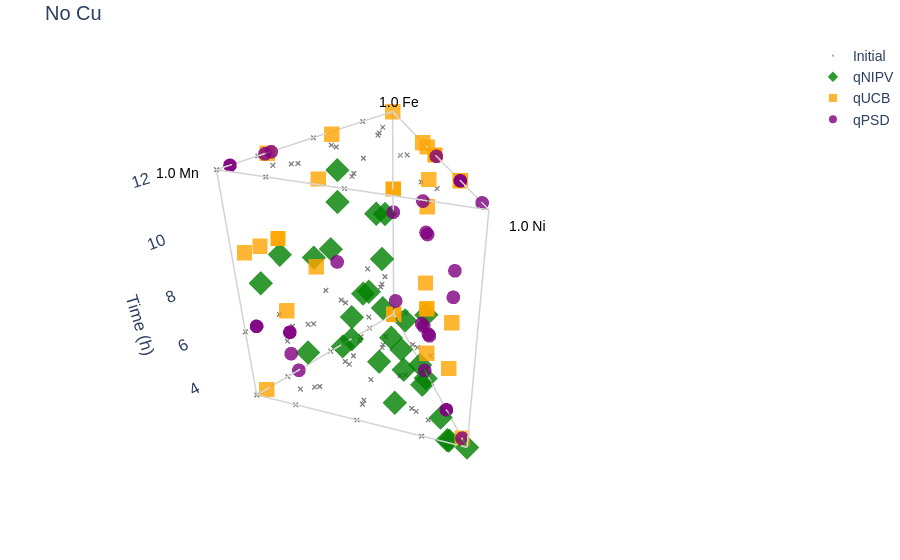
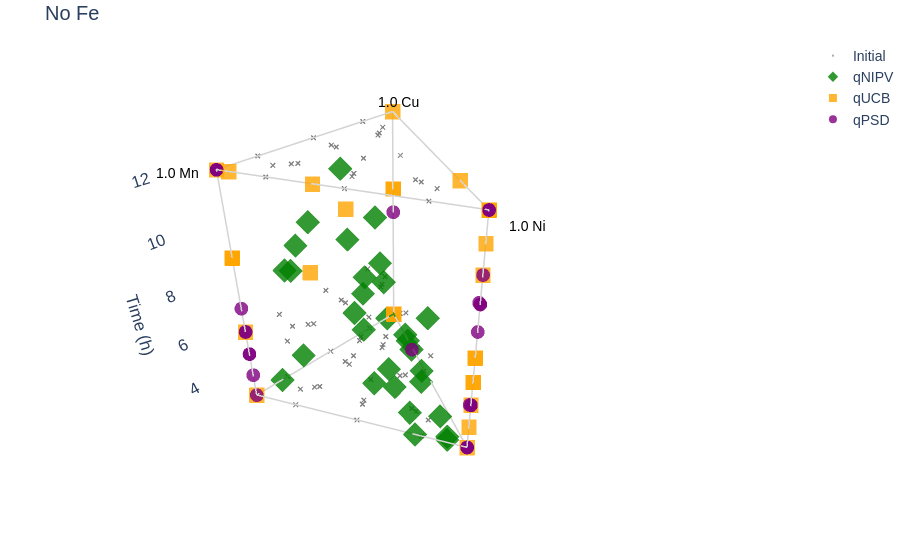
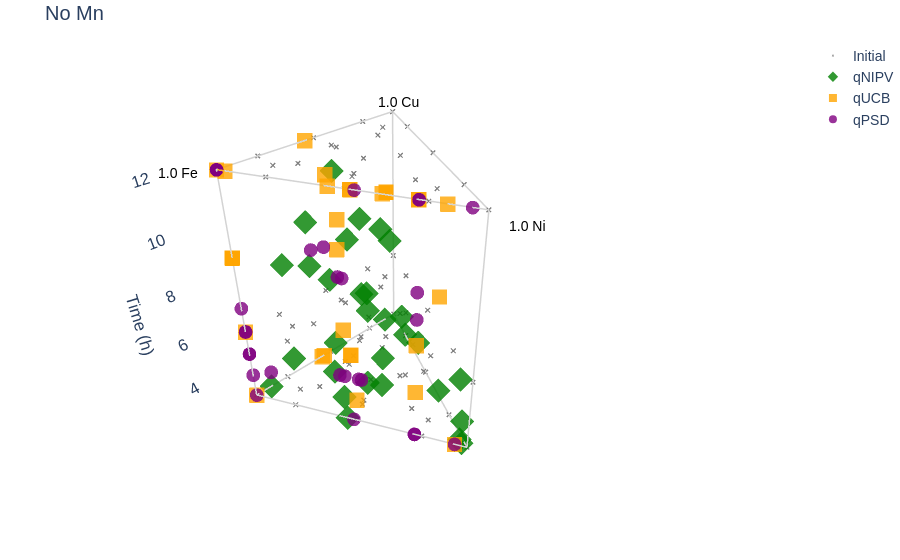
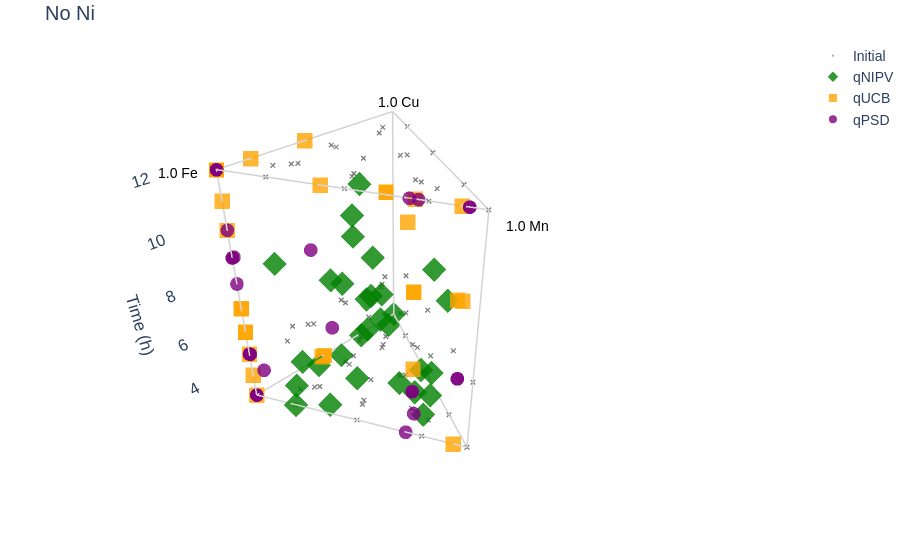

Notebook cell for these charts, in order:
### Code cell
# Prism plot of ternary diagram with Time as z axis value

import numpy as np
import plotly.graph_objects as go

# Set TMs
tms = ["Cu", "Fe", "Mn", "Ni"]

# Set z axis value
z_feature = "Time"
z_label = "Time (h)"

for i in range(len(tms)):

    other_tms = tms.copy()
    other_tms.remove(tms[i]) # removes a TM, length is 3

    # Make a ternary plot (equilateral triangle) in 2D cartesian
    total = combined_df[other_tms[0]] + combined_df[other_tms[1]] + combined_df[other_tms[2]]
    f_tm0 = combined_df[other_tms[0]] / total
    f_tm1 = combined_df[other_tms[1]] / total
    f_tm2 = combined_df[other_tms[2]] / total

    # Barycentric transformations such that tm0 vertex is (0, 0), tm1 vertex is (1, 0), tm2 vertex is (0.5, sqrt(3)/2)
    combined_df['X'] = f_tm1 + 0.5 * f_tm2
    combined_df['Y'] = f_tm2 * (np.sqrt(3) / 2)

    # Original dataset plotted in grey
    initial = combined_df[combined_df["Dataset"] == "initial"]
    qNIPV = combined_df[combined_df["Dataset"] == "qNIPV"]
    qUCB = combined_df[combined_df["Dataset"] == "qUCB"]
    qPSD = combined_df[combined_df["Dataset"] == "qPSD"]
    data = [go.Scatter3d(x=initial['X'], y=initial['Y'], z=initial[z_feature], mode='markers', name='Initial', marker=dict(size=2, color="grey", symbol="x"), opacity=0.8),
            go.Scatter3d(x=qNIPV['X'], y=qNIPV['Y'], z=qNIPV[z_feature], mode='markers', name='qNIPV', marker=dict(color='green', symbol='diamond'), opacity=0.8),
            go.Scatter3d(x=qUCB['X'], y=qUCB['Y'], z=qUCB[z_feature], mode='markers', name='qUCB', marker=dict(color='orange', symbol='square'), opacity=0.8),
            go.Scatter3d(x=qPSD['X'], y=qPSD['Y'], z=qPSD[z_feature], mode='markers', name='qPSD', marker=dict(color='purple', symbol='circle'), opacity=0.8)
    ]

    fig = go.Figure(data)

    # Prism outline using Cartesian coordinates of the 3 corners of the equilateral triangle
    corners = {
        other_tms[0]: (0.0, 0.0),
        other_tms[1]: (1.0, 0.0),
        other_tms[2]: (0.5, np.sqrt(3)/2)
    }
    z_min, z_max = combined_df[z_feature].min(), combined_df[z_feature].max()

    # Vertical wireframe line for each element corner from base to top
    for label, (cx, cy) in corners.items():
        fig.add_trace(go.Scatter3d(
            x=[cx, cx], y=[cy, cy], z=[z_min, z_max],
            mode='lines',
            line=dict(color='lightgray', width=3),
            name=f'{label} Axis Edge',
            showlegend=False
        ))

    # Lines betwen each corner at the base and top
    z_values = (z_min, z_max)
    for z in z_values:
        fig.add_trace(go.Scatter3d(
            x=[corners[other_tms[0]][0], corners[other_tms[1]][0], corners[other_tms[2]][0], corners[other_tms[0]][0]],
            y=[corners[other_tms[0]][1], corners[other_tms[1]][1], corners[other_tms[2]][1], corners[other_tms[0]][1]],
            z=[z, z, z, z],
            mode='lines',
            line=dict(color='lightgray', width=3),
            name='Base',
            showlegend=False
        ))

    # Position of corner labels
    centroid = np.array([0.5, np.sqrt(3)/6])
    scale = 1.25  # 25% larger triangle

    tm0_label = centroid + scale * (corners[other_tms[0]] - centroid)
    tm1_label = centroid + scale * (corners[other_tms[1]] - centroid)
    tm2_label = centroid + scale * (corners[other_tms[2]] - centroid)

    # Hide default 3D grid and add labels
    fig.update_layout(
        font=dict(family="Arial", size=14),
        scene=dict(

            xaxis=dict(showgrid=False, zeroline=False, showticklabels=False, title="", showbackground=False),
            yaxis=dict(showgrid=False, zeroline=False, showticklabels=False, title="", showbackground=False),
            zaxis=dict(title=z_label, showgrid=False, showbackground=False),

            annotations=[
                dict(x=tm0_label[0], y=tm0_label[1], z=z_max, text=f"1.0 {other_tms[0]}", showarrow=False, font=dict(color="black")),
                dict(x=tm1_label[0], y=tm1_label[1], z=z_max, text=f"1.0 {other_tms[1]}", showarrow=False, font=dict(color="black")),
                dict(x=tm2_label[0], y=tm2_label[1], z=z_max, text=f"1.0 {other_tms[2]}", showarrow=False, font=dict(color="black")),
            ]
        ),
        title = f"No {tms[i]}",
        margin=dict(l=0, r=0, b=0, t=40),
    )

    fig.show()

### Figure 1 — Plotly figure (JSON) as saved in the notebook; plotly's stock layout.template omitted (floating-point values rounded to 4 significant figures; data arrays with more than 128 entries replaced by an {"elided": "..."} marker saying what was removed)
{"data": [{"marker": {"color": "grey", "size": 2, "symbol": "x"}, "mode": "markers", "name": "Initial", "opacity": 0.8, "type": "scatter3d", "x": {"elided": "263 float values"}, "y": {"elided": "263 float values"}, "z": {"elided": "263 float values"}}, {"marker": {"color": "green", "symbol": "diamond"}, "mode": "markers", "name": "qNIPV", "opacity": 0.8, "type": "scatter3d", "x": [0.4554, 0.523, 0.5803, 0.2863, 0.4241, 0.5144, 0.4886, 0.2134, 0.5286, 0.3261, 0.3449, 0.5005, 0.5329, 0.6073, 0.9202, 0.4977, 0.4234, 0.6314, 0.4423, 0.32, 0.1356, 0.227, 0.8351, 0.2326, 0.693, 0.5595, 0.5492, 0.3349, 0.4776, 0.2945], "y": [0.08631, 0.5244, 0.6562, 0.4608, 0.01207, 0.2695, 0.1106, 0.01371, 0.7889, 0.3347, 0.0, 0.8651, 0.7814, 0.05703, 0.06201, 0.05482, 0.5589, 0.5601, 0.2952, 0.3463, 0.03952, 0.1246, 0.1096, 0.1541, 0.04817, 0.2351, 0.7514, 0.478, 0.3244, 0.2394], "z": [11.0, 7.0, 6.0, 3.0, 3.0, 7.0, 10.0, 5.0, 3.0, 4.0, 3.0, 3.0, 3.0, 8.0, 8.0, 8.0, 7.0, 4.0, 10.0, 3.0, 4.0, 7.0, 9.0, 9.0, 4.0, 6.0, 4.0, 3.0, 4.0, 4.0]}, {"marker": {"color": "orange", "symbol": "square"}, "mode": "markers", "name": "qUCB", "opacity": 0.8, "type": "scatter3d", "x": [0.0, 0.2437, 0.2596, 0.7524, 0.853, 0.0, 0.7836, 0.9364, 0.7546, 0.2318, 0.2304, 0.9388, 0.7642, 0.2597, 0.0, 0.3821, 0.2177, 0.0, 0.4106, 0.7526, 0.2442, 0.7528, 0.1936, 0.3829, 0.0, 0.382, 0.2524, 0.2276, 0.3834, 0.4726], "y": [0.0, 0.4221, 0.4496, 0.0, 0.0, 0.0, 0.277, 0.0, 0.0, 0.4015, 0.3991, 0.0, 0.3103, 0.4499, 0.0, 0.6617, 0.3772, 0.0, 0.01819, 0.0, 0.4229, 0.0, 0.3353, 0.6631, 0.0, 0.6616, 0.4371, 0.3942, 0.6641, 0.8186], "z": [3.0, 6.0, 12.0, 12.0, 9.0, 9.0, 9.0, 9.0, 6.0, 11.0, 7.0, 3.0, 12.0, 12.0, 3.0, 12.0, 12.0, 9.0, 12.0, 9.0, 6.0, 9.0, 12.0, 5.0, 12.0, 12.0, 4.0, 10.0, 7.0, 3.0]}, {"marker": {"color": "purple", "symbol": "circle"}, "mode": "markers", "name": "qPSD", "opacity": 0.8, "type": "scatter3d", "x": [0.3829, 0.753, 0.2247, 0.3831, 0.9368, 0.3833, 0.2586, 0.03232, 0.0, 0.9368, 0.2339, 0.2425, 0.2273, 0.2674, 0.265, 0.9368, 0.7529, 0.2014, 0.413, 0.4727, 0.3832, 0.7641, 0.3831, 0.732, 0.7618, 0.3827, 0.9368, 0.218, 0.7266, 0.4733], "y": [0.6631, 0.0, 0.3892, 0.6635, 0.0, 0.6639, 0.448, 0.0419, 0.0, 0.0, 0.4051, 0.42, 0.3938, 0.4632, 0.459, 0.0, 0.0, 0.3488, 0.0, 0.8187, 0.6637, 0.0, 0.6635, 0.0, 0.0, 0.6629, 0.0, 0.3733, 0.0, 0.8199], "z": [12.0, 5.0, 9.0, 9.0, 12.0, 3.0, 5.0, 4.0, 8.0, 6.0, 9.0, 3.0, 5.0, 12.0, 5.0, 6.0, 5.0, 10.0, 7.0, 3.0, 8.0, 12.0, 3.0, 12.0, 4.0, 12.0, 12.0, 5.0, 3.0, 12.0]}, {"line": {"color": "lightgray", "width": 3}, "mode": "lines", "name": "Fe Axis Edge", "showlegend": false, "type": "scatter3d", "x": [0, 0], "y": [0, 0], "z": [3, 12]}, {"line": {"color": "lightgray", "width": 3}, "mode": "lines", "name": "Mn Axis Edge", "showlegend": false, "type": "scatter3d", "x": [1, 1], "y": [0, 0], "z": [3, 12]}, {"line": {"color": "lightgray", "width": 3}, "mode": "lines", "name": "Ni Axis Edge", "showlegend": false, "type": "scatter3d", "x": [0.5, 0.5], "y": [0.866, 0.866], "z": [3, 12]}, {"line": {"color": "lightgray", "width": 3}, "mode": "lines", "name": "Base", "showlegend": false, "type": "scatter3d", "x": [0, 1, 0.5, 0], "y": [0, 0, 0.866, 0], "z": [3, 3, 3, 3]}, {"line": {"color": "lightgray", "width": 3}, "mode": "lines", "name": "Base", "showlegend": false, "type": "scatter3d", "x": [0, 1, 0.5, 0], "y": [0, 0, 0.866, 0], "z": [12, 12, 12, 12]}], "layout": {"font": {"family": "Arial", "size": 14}, "margin": {"b": 0, "l": 0, "r": 0, "t": 40}, "scene": {"annotations": [{"font": {"color": "black"}, "showarrow": false, "text": "1.0 Fe", "x": -0.125, "y": -0.07217, "z": 12}, {"font": {"color": "black"}, "showarrow": false, "text": "1.0 Mn", "x": 1.125, "y": -0.07217, "z": 12}, {"font": {"color": "black"}, "showarrow": false, "text": "1.0 Ni", "x": 0.5, "y": 1.01, "z": 12}], "xaxis": {"showbackground": false, "showgrid": false, "showticklabels": false, "title": {"text": ""}, "zeroline": false}, "yaxis": {"showbackground": false, "showgrid": false, "showticklabels": false, "title": {"text": ""}, "zeroline": false}, "zaxis": {"showbackground": false, "showgrid": false, "title": {"text": "Time (h)"}}}, "title": {"text": "No Cu"}}}

### Figure 2 — Plotly figure (JSON) as saved in the notebook; plotly's stock layout.template omitted (floating-point values rounded to 4 significant figures; data arrays with more than 128 entries replaced by an {"elided": "..."} marker saying what was removed)
{"data": [{"marker": {"color": "grey", "size": 2, "symbol": "x"}, "mode": "markers", "name": "Initial", "opacity": 0.8, "type": "scatter3d", "x": {"elided": "263 float values"}, "y": {"elided": "263 float values"}, "z": {"elided": "263 float values"}}, {"marker": {"color": "green", "symbol": "diamond"}, "mode": "markers", "name": "qNIPV", "opacity": 0.8, "type": "scatter3d", "x": [0.4355, 0.6199, 0.605, 0.1674, 0.05915, 0.5148, 0.7099, 0.08702, 0.5159, 0.6279, 0.8366, 0.09505, 0.5317, 0.7596, 0.7785, 0.3763, 0.4377, 0.5547, 0.4714, 0.6155, 0.3519, 0.2644, 0.7371, 0.6923, 0.7243, 0.527, 0.5447, 0.3238, 0.6078, 0.4826], "y": [0.08255, 0.6217, 0.6842, 0.2693, 0.001683, 0.2697, 0.1606, 0.005591, 0.77, 0.6444, 0.0, 0.1643, 0.7797, 0.07132, 0.05246, 0.04145, 0.5777, 0.492, 0.3147, 0.666, 0.1026, 0.1452, 0.09673, 0.4586, 0.05034, 0.2215, 0.7453, 0.4622, 0.4129, 0.3924], "z": [11.0, 7.0, 6.0, 3.0, 3.0, 7.0, 10.0, 5.0, 3.0, 4.0, 3.0, 3.0, 3.0, 8.0, 8.0, 8.0, 7.0, 4.0, 10.0, 3.0, 4.0, 7.0, 9.0, 9.0, 4.0, 6.0, 4.0, 3.0, 4.0, 4.0]}, {"marker": {"color": "orange", "symbol": "square"}, "mode": "markers", "name": "qUCB", "opacity": 0.8, "type": "scatter3d", "x": [0.0, 0.5, 0.5, 1.0, 0.3359, 0.0, 0.8305, 1.0, 1.0, 0.5, 0.5, 1.0, 0.8101, 0.5, 0.0, 0.5, 0.5, 0.0, 0.9751, 1.0, 0.5, 1.0, 0.3818, 0.5, 0.0, 0.5, 0.5, 0.5, 0.5, 0.5], "y": [0.0, 0.866, 0.866, 0.0, 0.0, 0.0, 0.2936, 0.0, 0.0, 0.866, 0.866, 0.0, 0.3289, 0.866, 0.0, 0.866, 0.866, 0.0, 0.04319, 0.0, 0.866, 0.0, 0.6613, 0.866, 0.0, 0.866, 0.866, 0.866, 0.866, 0.866], "z": [3.0, 6.0, 12.0, 12.0, 9.0, 9.0, 9.0, 9.0, 6.0, 11.0, 7.0, 3.0, 12.0, 12.0, 3.0, 12.0, 12.0, 9.0, 12.0, 9.0, 6.0, 9.0, 12.0, 5.0, 12.0, 12.0, 4.0, 10.0, 7.0, 3.0]}, {"marker": {"color": "purple", "symbol": "circle"}, "mode": "markers", "name": "qPSD", "opacity": 0.8, "type": "scatter3d", "x": [0.5, 1.0, 0.4947, 0.5, 1.0, 0.5, 0.5, 0.2865, 0.0, 1.0, 0.5, 0.5, 0.5, 0.5, 0.5, 1.0, 1.0, 0.5, 1.0, 0.5, 0.5, 1.0, 0.5, 1.0, 1.0, 0.5, 1.0, 0.5028, 1.0, 0.5], "y": [0.866, 0.0, 0.8568, 0.866, 0.0, 0.866, 0.866, 0.3714, 0.0, 0.0, 0.866, 0.866, 0.866, 0.866, 0.866, 0.0, 0.0, 0.866, 0.0, 0.866, 0.866, 0.0, 0.866, 0.0, 0.0, 0.866, 0.0, 0.8608, 0.0, 0.866], "z": [12.0, 5.0, 9.0, 9.0, 12.0, 3.0, 5.0, 4.0, 8.0, 6.0, 9.0, 3.0, 5.0, 12.0, 5.0, 6.0, 5.0, 10.0, 7.0, 3.0, 8.0, 12.0, 3.0, 12.0, 4.0, 12.0, 12.0, 5.0, 3.0, 12.0]}, {"line": {"color": "lightgray", "width": 3}, "mode": "lines", "name": "Cu Axis Edge", "showlegend": false, "type": "scatter3d", "x": [0, 0], "y": [0, 0], "z": [3, 12]}, {"line": {"color": "lightgray", "width": 3}, "mode": "lines", "name": "Mn Axis Edge", "showlegend": false, "type": "scatter3d", "x": [1, 1], "y": [0, 0], "z": [3, 12]}, {"line": {"color": "lightgray", "width": 3}, "mode": "lines", "name": "Ni Axis Edge", "showlegend": false, "type": "scatter3d", "x": [0.5, 0.5], "y": [0.866, 0.866], "z": [3, 12]}, {"line": {"color": "lightgray", "width": 3}, "mode": "lines", "name": "Base", "showlegend": false, "type": "scatter3d", "x": [0, 1, 0.5, 0], "y": [0, 0, 0.866, 0], "z": [3, 3, 3, 3]}, {"line": {"color": "lightgray", "width": 3}, "mode": "lines", "name": "Base", "showlegend": false, "type": "scatter3d", "x": [0, 1, 0.5, 0], "y": [0, 0, 0.866, 0], "z": [12, 12, 12, 12]}], "layout": {"font": {"family": "Arial", "size": 14}, "margin": {"b": 0, "l": 0, "r": 0, "t": 40}, "scene": {"annotations": [{"font": {"color": "black"}, "showarrow": false, "text": "1.0 Cu", "x": -0.125, "y": -0.07217, "z": 12}, {"font": {"color": "black"}, "showarrow": false, "text": "1.0 Mn", "x": 1.125, "y": -0.07217, "z": 12}, {"font": {"color": "black"}, "showarrow": false, "text": "1.0 Ni", "x": 0.5, "y": 1.01, "z": 12}], "xaxis": {"showbackground": false, "showgrid": false, "showticklabels": false, "title": {"text": ""}, "zeroline": false}, "yaxis": {"showbackground": false, "showgrid": false, "showticklabels": false, "title": {"text": ""}, "zeroline": false}, "zaxis": {"showbackground": false, "showgrid": false, "title": {"text": "Time (h)"}}}, "title": {"text": "No Fe"}}}

### Figure 3 — Plotly figure (JSON) as saved in the notebook; plotly's stock layout.template omitted (floating-point values rounded to 4 significant figures; data arrays with more than 128 entries replaced by an {"elided": "..."} marker saying what was removed)
{"data": [{"marker": {"color": "grey", "size": 2, "symbol": "x"}, "mode": "markers", "name": "Initial", "opacity": 0.8, "type": "scatter3d", "x": {"elided": "263 float values"}, "y": {"elided": "263 float values"}, "z": {"elided": "263 float values"}}, {"marker": {"color": "green", "symbol": "diamond"}, "mode": "markers", "name": "qNIPV", "opacity": 0.8, "type": "scatter3d", "x": [0.4799, 0.5981, 0.5256, 0.3338, 0.07864, 0.5004, 0.7192, 0.26, 0.4873, 0.7771, 0.9068, 0.09487, 0.4989, 0.6714, 0.2337, 0.3785, 0.5146, 0.421, 0.5293, 0.7728, 0.7759, 0.5505, 0.3563, 0.8813, 0.5379, 0.4673, 0.4955, 0.4874, 0.629, 0.6909], "y": [0.07606, 0.6575, 0.8217, 0.2155, 0.001648, 0.2777, 0.1555, 0.004532, 0.8155, 0.386, 0.0, 0.1643, 0.8345, 0.0975, 0.1815, 0.04131, 0.4988, 0.6397, 0.2802, 0.3935, 0.03548, 0.08876, 0.2368, 0.177, 0.08439, 0.2495, 0.8258, 0.3503, 0.3906, 0.2345], "z": [11.0, 7.0, 6.0, 3.0, 3.0, 7.0, 10.0, 5.0, 3.0, 4.0, 3.0, 3.0, 3.0, 8.0, 8.0, 8.0, 7.0, 4.0, 10.0, 3.0, 4.0, 7.0, 9.0, 9.0, 4.0, 6.0, 4.0, 3.0, 4.0, 4.0]}, {"marker": {"color": "orange", "symbol": "square"}, "mode": "markers", "name": "qUCB", "opacity": 0.8, "type": "scatter3d", "x": [0.5639, 0.7563, 0.7405, 1.0, 0.08015, 0.0534, 0.5751, 1.0, 1.0, 0.7682, 0.7696, 1.0, 0.5682, 0.7402, 0.5497, 0.6179, 0.7823, 0.0534, 0.9825, 1.0, 0.7559, 1.0, 0.7202, 0.6172, 0.5501, 0.618, 0.7477, 0.7724, 0.6166, 0.5274], "y": [0.0, 0.4221, 0.4496, 0.0, 0.0, 0.0, 0.736, 0.0, 0.0, 0.4015, 0.3991, 0.0, 0.7479, 0.4499, 0.0, 0.6617, 0.3772, 0.0, 0.03032, 0.0, 0.4229, 0.0, 0.2994, 0.6631, 0.0, 0.6616, 0.4371, 0.3942, 0.6641, 0.8186], "z": [3.0, 6.0, 12.0, 12.0, 9.0, 9.0, 9.0, 9.0, 6.0, 11.0, 7.0, 3.0, 12.0, 12.0, 3.0, 12.0, 12.0, 9.0, 12.0, 9.0, 6.0, 9.0, 12.0, 5.0, 12.0, 12.0, 4.0, 10.0, 7.0, 3.0]}, {"marker": {"color": "purple", "symbol": "circle"}, "mode": "markers", "name": "qPSD", "opacity": 0.8, "type": "scatter3d", "x": [0.6172, 1.0, 0.7716, 0.6169, 1.0, 0.6167, 0.7413, 0.9232, 0.5734, 1.0, 0.7661, 0.7575, 0.7727, 0.7326, 0.735, 1.0, 1.0, 0.7986, 1.0, 0.5273, 0.6168, 1.0, 0.6169, 1.0, 1.0, 0.6172, 1.0, 0.7839, 1.0, 0.5266], "y": [0.6631, 0.0, 0.3874, 0.6635, 0.0, 0.6639, 0.448, 0.03997, 0.0, 0.0, 0.4051, 0.42, 0.3938, 0.4632, 0.459, 0.0, 0.0, 0.3488, 0.0, 0.8187, 0.6637, 0.0, 0.6635, 0.0, 0.0, 0.6629, 0.0, 0.3742, 0.0, 0.8199], "z": [12.0, 5.0, 9.0, 9.0, 12.0, 3.0, 5.0, 4.0, 8.0, 6.0, 9.0, 3.0, 5.0, 12.0, 5.0, 6.0, 5.0, 10.0, 7.0, 3.0, 8.0, 12.0, 3.0, 12.0, 4.0, 12.0, 12.0, 5.0, 3.0, 12.0]}, {"line": {"color": "lightgray", "width": 3}, "mode": "lines", "name": "Cu Axis Edge", "showlegend": false, "type": "scatter3d", "x": [0, 0], "y": [0, 0], "z": [3, 12]}, {"line": {"color": "lightgray", "width": 3}, "mode": "lines", "name": "Fe Axis Edge", "showlegend": false, "type": "scatter3d", "x": [1, 1], "y": [0, 0], "z": [3, 12]}, {"line": {"color": "lightgray", "width": 3}, "mode": "lines", "name": "Ni Axis Edge", "showlegend": false, "type": "scatter3d", "x": [0.5, 0.5], "y": [0.866, 0.866], "z": [3, 12]}, {"line": {"color": "lightgray", "width": 3}, "mode": "lines", "name": "Base", "showlegend": false, "type": "scatter3d", "x": [0, 1, 0.5, 0], "y": [0, 0, 0.866, 0], "z": [3, 3, 3, 3]}, {"line": {"color": "lightgray", "width": 3}, "mode": "lines", "name": "Base", "showlegend": false, "type": "scatter3d", "x": [0, 1, 0.5, 0], "y": [0, 0, 0.866, 0], "z": [12, 12, 12, 12]}], "layout": {"font": {"family": "Arial", "size": 14}, "margin": {"b": 0, "l": 0, "r": 0, "t": 40}, "scene": {"annotations": [{"font": {"color": "black"}, "showarrow": false, "text": "1.0 Cu", "x": -0.125, "y": -0.07217, "z": 12}, {"font": {"color": "black"}, "showarrow": false, "text": "1.0 Fe", "x": 1.125, "y": -0.07217, "z": 12}, {"font": {"color": "black"}, "showarrow": false, "text": "1.0 Ni", "x": 0.5, "y": 1.01, "z": 12}], "xaxis": {"showbackground": false, "showgrid": false, "showticklabels": false, "title": {"text": ""}, "zeroline": false}, "yaxis": {"showbackground": false, "showgrid": false, "showticklabels": false, "title": {"text": ""}, "zeroline": false}, "zaxis": {"showbackground": false, "showgrid": false, "title": {"text": "Time (h)"}}}, "title": {"text": "No Mn"}}}

### Figure 4 — Plotly figure (JSON) as saved in the notebook; plotly's stock layout.template omitted (floating-point values rounded to 4 significant figures; data arrays with more than 128 entries replaced by an {"elided": "..."} marker saying what was removed)
{"data": [{"marker": {"color": "grey", "size": 2, "symbol": "x"}, "mode": "markers", "name": "Initial", "opacity": 0.8, "type": "scatter3d", "x": {"elided": "263 float values"}, "y": {"elided": "263 float values"}, "z": {"elided": "263 float values"}}, {"marker": {"color": "green", "symbol": "diamond"}, "mode": "markers", "name": "qNIPV", "opacity": 0.8, "type": "scatter3d", "x": [0.4842, 0.6898, 0.5844, 0.2815, 0.1006, 0.5004, 0.6546, 0.2741, 0.4052, 0.8917, 0.7753, 0.0001234, 0.4908, 0.5917, 0.4212, 0.4068, 0.5283, 0.3711, 0.5314, 0.8999, 0.7602, 0.5501, 0.44, 0.8969, 0.5183, 0.4719, 0.474, 0.4803, 0.6435, 0.7163], "y": [0.2438, 0.4625, 0.7198, 0.0108, 0.04676, 0.3052, 0.3649, 0.05535, 0.489, 0.1876, 0.2798, 0.0002138, 0.6111, 0.455, 0.6635, 0.2333, 0.1515, 0.497, 0.2391, 0.1733, 0.08266, 0.09484, 0.6033, 0.1487, 0.4881, 0.3352, 0.6339, 0.05856, 0.3369, 0.1502], "z": [11.0, 7.0, 6.0, 3.0, 3.0, 7.0, 10.0, 5.0, 3.0, 4.0, 3.0, 3.0, 3.0, 8.0, 8.0, 8.0, 7.0, 4.0, 10.0, 3.0, 4.0, 7.0, 9.0, 9.0, 4.0, 6.0, 4.0, 3.0, 4.0, 4.0]}, {"marker": {"color": "orange", "symbol": "square"}, "mode": "markers", "name": "qUCB", "opacity": 0.8, "type": "scatter3d", "x": [0.5639, 1.0, 1.0, 0.6238, 0.2135, 0.0534, 0.5415, 0.5318, 0.6227, 1.0, 1.0, 0.5306, 0.5441, 1.0, 0.5497, 1.0, 1.0, 0.0534, 0.7957, 0.6237, 1.0, 0.6236, 0.8365, 1.0, 0.5501, 1.0, 1.0, 1.0, 1.0, 1.0], "y": [0.0, 0.0, 0.0, 0.6516, 0.275, 0.0, 0.7941, 0.8109, 0.6535, 0.0, 0.0, 0.813, 0.7896, 0.0, 0.0, 0.0, 0.0, 0.0, 0.3539, 0.6518, 0.0, 0.6519, 0.0, 0.0, 0.0, 0.0, 0.0, 0.0, 0.0, 0.0], "z": [3.0, 6.0, 12.0, 12.0, 9.0, 9.0, 9.0, 9.0, 6.0, 11.0, 7.0, 3.0, 12.0, 12.0, 3.0, 12.0, 12.0, 9.0, 12.0, 9.0, 6.0, 9.0, 12.0, 5.0, 12.0, 12.0, 4.0, 10.0, 7.0, 3.0]}, {"marker": {"color": "purple", "symbol": "circle"}, "mode": "markers", "name": "qPSD", "opacity": 0.8, "type": "scatter3d", "x": [1.0, 0.6235, 0.9913, 1.0, 0.5316, 1.0, 1.0, 0.9401, 0.5734, 0.5316, 1.0, 1.0, 1.0, 1.0, 1.0, 0.5316, 0.6236, 1.0, 0.7935, 1.0, 1.0, 0.6179, 1.0, 0.634, 0.6191, 1.0, 0.5316, 0.9976, 0.6367, 1.0], "y": [0.0, 0.6521, 0.0, 0.0, 0.8113, 0.0, 0.0, 0.006988, 0.0, 0.8113, 0.0, 0.0, 0.0, 0.0, 0.0, 0.8113, 0.652, 0.0, 0.3577, 0.0, 0.0, 0.6617, 0.0, 0.6339, 0.6597, 0.0, 0.8113, 0.003805, 0.6293, 0.0], "z": [12.0, 5.0, 9.0, 9.0, 12.0, 3.0, 5.0, 4.0, 8.0, 6.0, 9.0, 3.0, 5.0, 12.0, 5.0, 6.0, 5.0, 10.0, 7.0, 3.0, 8.0, 12.0, 3.0, 12.0, 4.0, 12.0, 12.0, 5.0, 3.0, 12.0]}, {"line": {"color": "lightgray", "width": 3}, "mode": "lines", "name": "Cu Axis Edge", "showlegend": false, "type": "scatter3d", "x": [0, 0], "y": [0, 0], "z": [3, 12]}, {"line": {"color": "lightgray", "width": 3}, "mode": "lines", "name": "Fe Axis Edge", "showlegend": false, "type": "scatter3d", "x": [1, 1], "y": [0, 0], "z": [3, 12]}, {"line": {"color": "lightgray", "width": 3}, "mode": "lines", "name": "Mn Axis Edge", "showlegend": false, "type": "scatter3d", "x": [0.5, 0.5], "y": [0.866, 0.866], "z": [3, 12]}, {"line": {"color": "lightgray", "width": 3}, "mode": "lines", "name": "Base", "showlegend": false, "type": "scatter3d", "x": [0, 1, 0.5, 0], "y": [0, 0, 0.866, 0], "z": [3, 3, 3, 3]}, {"line": {"color": "lightgray", "width": 3}, "mode": "lines", "name": "Base", "showlegend": false, "type": "scatter3d", "x": [0, 1, 0.5, 0], "y": [0, 0, 0.866, 0], "z": [12, 12, 12, 12]}], "layout": {"font": {"family": "Arial", "size": 14}, "margin": {"b": 0, "l": 0, "r": 0, "t": 40}, "scene": {"annotations": [{"font": {"color": "black"}, "showarrow": false, "text": "1.0 Cu", "x": -0.125, "y": -0.07217, "z": 12}, {"font": {"color": "black"}, "showarrow": false, "text": "1.0 Fe", "x": 1.125, "y": -0.07217, "z": 12}, {"font": {"color": "black"}, "showarrow": false, "text": "1.0 Mn", "x": 0.5, "y": 1.01, "z": 12}], "xaxis": {"showbackground": false, "showgrid": false, "showticklabels": false, "title": {"text": ""}, "zeroline": false}, "yaxis": {"showbackground": false, "showgrid": false, "showticklabels": false, "title": {"text": ""}, "zeroline": false}, "zaxis": {"showbackground": false, "showgrid": false, "title": {"text": "Time (h)"}}}, "title": {"text": "No Ni"}}}
